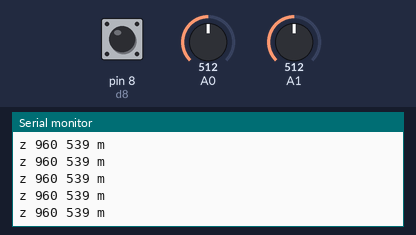
Bench run of a sketch on a simulated Arduino Uno, built with avr-gcc and run on an emulated ATmega328P. Parts: the last lines printed to the serial monitor. The inputs (shaded band) are chosen by the test bench; at power-on: pin 8 (d8) HIGH, A0 = 512, A1 = 512.

Above: at 1.2 s.
1.3 s: pin 8 (d8) pulled LOW for 0.2 s
At 1.59 s:
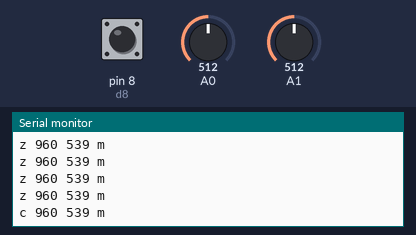
3.0 s: A0 set to 716
At 3.22 s:
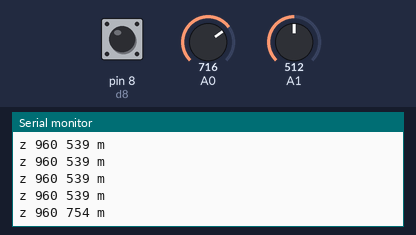
4.5 s: A1 set to 716
At 4.66 s:
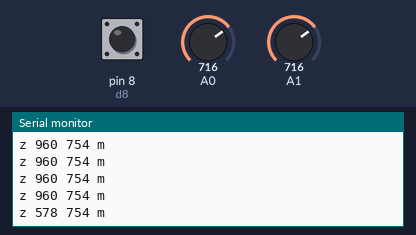
6.0 s: pin 8 (d8) pulled LOW for 1 s
At 6.29 s:
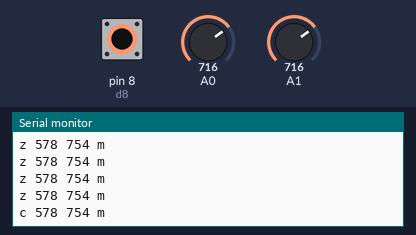
8.5 s: A0 set to 900
At 8.64 s:
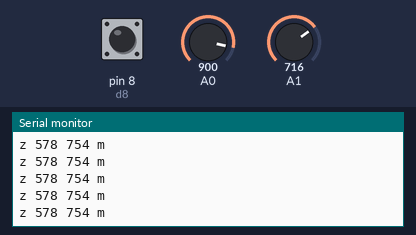
10.0 s: A1 set to 900
At 10.09 s:
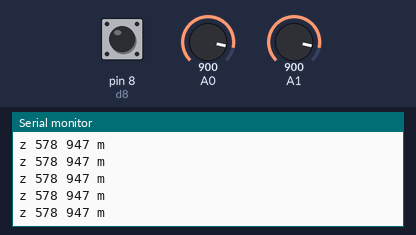
Timing chart, 0 to 12.5 s (numbered marks = the images above; inputs shaded):
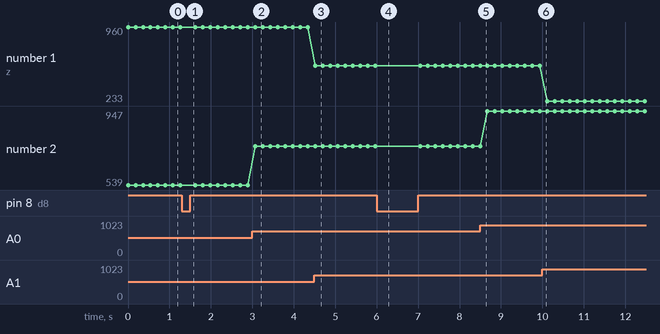

The sketch:

Arduino_UNO_Mouse.ino
```cpp
int d7 =7;
int d8 =8;

void setup() {
 pinMode(d7,INPUT_PULLUP);
 pinMode(d8,INPUT_PULLUP);

Serial.begin(9600);
}

void loop() {
  int X = analogRead(A1);
  int Y = analogRead(A0);
  int x = map(X, 1, 1023, 1917, 2);
  int y = map(Y, 1, 1023, 2, 1077);


if(digitalRead(d8)==LOW){
Serial.print("c");

}else{
  Serial.print("z");
}
Serial.print(" ");
Serial.print(x);
Serial.print(" ");
Serial.print(y);
Serial.print(" ");
Serial.println("m");
delay(180);
}
```

Measured:
- after the input at 1.3 s, the serial monitor: prints a new line after 0.15 s (image 1)
- after the input at 3.0 s, the serial monitor: prints a new line after 0.07 s (image 2)
- after the input at 4.5 s, the serial monitor: prints a new line at once (image 3)
- after the input at 6.0 s, the serial monitor: prints a new line after 0.15 s (image 4)
- plotted number 1: 960 → 578 after the input at 4.5 s, 578 → 233 after the input at 10.0 s
- plotted number 2: 539 → 754 after the input at 3.0 s, 754 → 947 after the input at 8.5 s
